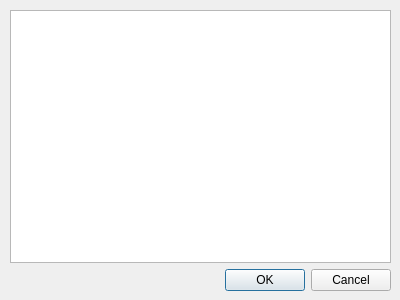
<?xml version="1.0" encoding="UTF-8"?>
<ui version="4.0">
 <class>settingDialog</class>
 <widget class="QDialog" name="settingDialog">
  <property name="geometry">
   <rect>
    <x>0</x>
    <y>0</y>
    <width>400</width>
    <height>300</height>
   </rect>
  </property>
  <property name="windowTitle">
   <string>Dialog</string>
  </property>
  <widget class="QWidget" name="layoutWidget">
   <property name="geometry">
    <rect>
     <x>10</x>
     <y>10</y>
     <width>381</width>
     <height>281</height>
    </rect>
   </property>
   <layout class="QVBoxLayout" name="verticalLayout">
    <item>
     <widget class="QTableWidget" name="table"/>
    </item>
    <item>
     <widget class="QDialogButtonBox" name="buttonBox">
      <property name="orientation">
       <enum>Qt::Horizontal</enum>
      </property>
      <property name="standardButtons">
       <set>QDialogButtonBox::Cancel|QDialogButtonBox::Ok</set>
      </property>
     </widget>
    </item>
   </layout>
  </widget>
 </widget>
 <resources/>
 <connections>
  <connection>
   <sender>buttonBox</sender>
   <signal>accepted()</signal>
   <receiver>settingDialog</receiver>
   <slot>accept()</slot>
   <hints>
    <hint type="sourcelabel">
     <x>248</x>
     <y>254</y>
    </hint>
    <hint type="destinationlabel">
     <x>157</x>
     <y>274</y>
    </hint>
   </hints>
  </connection>
  <connection>
   <sender>buttonBox</sender>
   <signal>rejected()</signal>
   <receiver>settingDialog</receiver>
   <slot>reject()</slot>
   <hints>
    <hint type="sourcelabel">
     <x>316</x>
     <y>260</y>
    </hint>
    <hint type="destinationlabel">
     <x>286</x>
     <y>274</y>
    </hint>
   </hints>
  </connection>
 </connections>
</ui>
